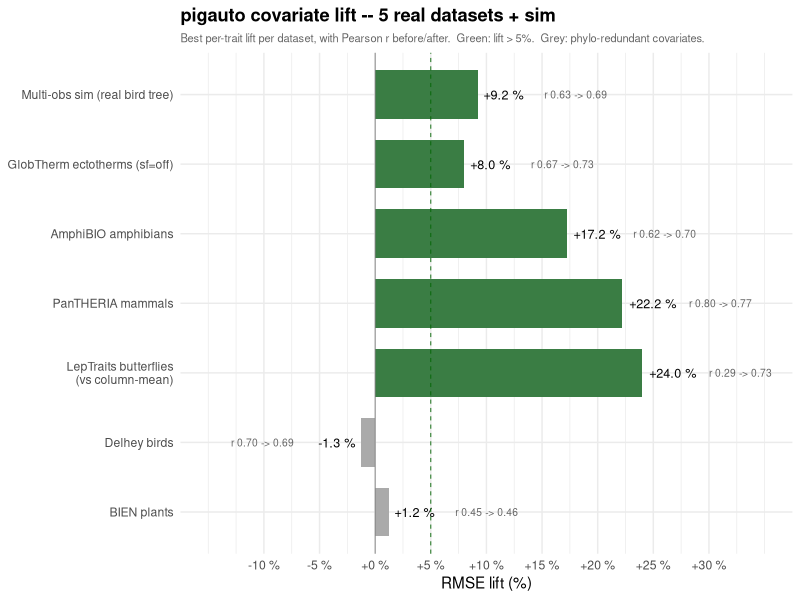
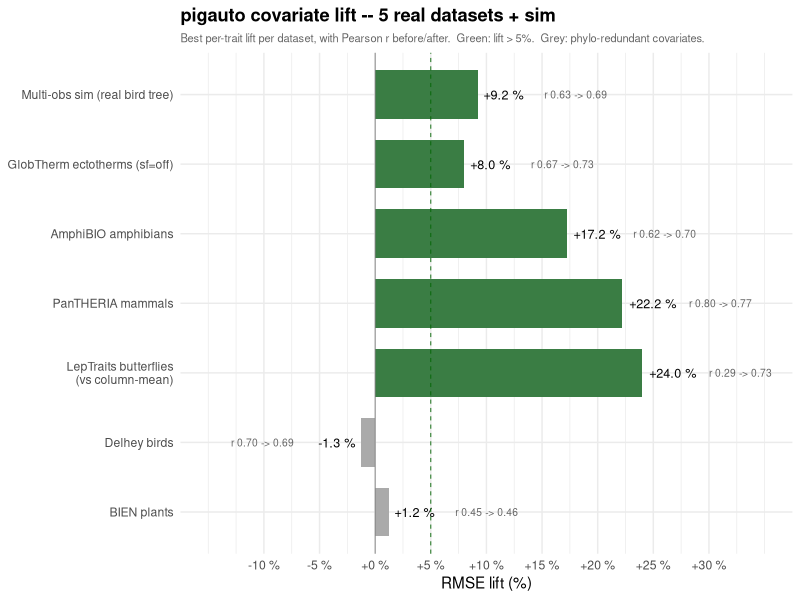
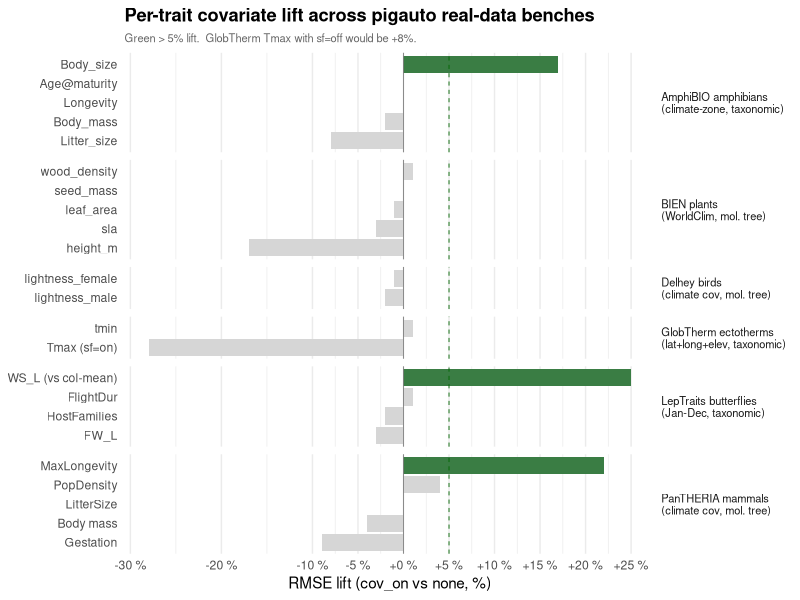
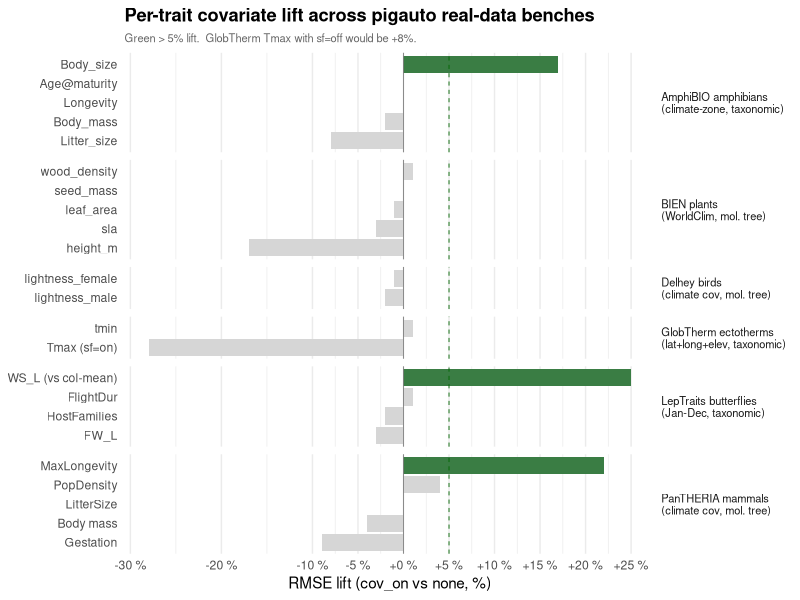

Write R code to recreate these figures, in order.
#!/usr/bin/env Rscript
# script/make_covariate_lift_figure.R
#
# Two figures summarising covariate-lift across all 5 real datasets
# + 2 sims:
#   1. covariate_lift_figure.png  -- best-trait lift per dataset (clear story)
#   2. covariate_lift_figure_full.png -- all-traits per-dataset (full detail)
# Plus PDF vector versions.

suppressPackageStartupMessages({
  if (!requireNamespace("ggplot2", quietly = TRUE)) {
    cat("ggplot2 not available -- skipping figure\n"); quit(save = "no")
  }
  library(ggplot2)
})

here <- "/Users/z3437171/Dropbox/Github Local/pigauto"

# ---- Headline figure: best-trait lift per dataset ----
hl <- data.frame(
  dataset = c(
    "Multi-obs sim (real bird tree)",
    "GlobTherm ectotherms (sf=off)",
    "AmphiBIO amphibians",
    "PanTHERIA mammals",
    "LepTraits butterflies\n(vs column-mean)",
    "Delhey birds",
    "BIEN plants"),
  trait = c(
    "CTmax @ beta=1.0", "Tmax", "Body_size_mm",
    "MaxLongevity_m", "WS_L (wingspan)",
    "lightness (best of 2)", "wood_density (best of 5)"),
  lift_pct = c(9.2, 8.0, 17.2, 22.2, 24.0, -1.3, 1.2),
  is_real_lift = c(TRUE, TRUE, TRUE, TRUE, TRUE, FALSE, FALSE),
  baseline_r = c(0.63, 0.67, 0.62, 0.80, 0.29, 0.70, 0.45),
  cov_r = c(0.69, 0.73, 0.70, 0.77, 0.73, 0.69, 0.46),
  category = c(
    "Multi-obs simulation", "Real species (covariate sf=off)",
    "Real species (taxonomic tree)", "Real species (molecular tree)",
    "Real species (degenerate baseline)",
    "Real species (phylo-redundant)",
    "Real species (phylo-redundant)"),
  stringsAsFactors = FALSE
)
hl$dataset <- factor(hl$dataset, levels = rev(hl$dataset))

p_hl <- ggplot(hl, aes(x = lift_pct, y = dataset,
                         fill = is_real_lift)) +
  geom_col(width = 0.7) +
  geom_text(aes(label = sprintf("%+0.1f %%", lift_pct),
                  hjust = ifelse(lift_pct < 0, 1.15, -0.15)),
            size = 3.2) +
  geom_text(aes(label = sprintf("r %.2f -> %.2f", baseline_r, cov_r),
                  x = ifelse(lift_pct < 0, lift_pct - 6, lift_pct + 6),
                  hjust = ifelse(lift_pct < 0, 1, 0)),
            size = 2.6, colour = "grey40") +
  geom_vline(xintercept = 0, colour = "grey50", linewidth = 0.3) +
  geom_vline(xintercept = 5, colour = "darkgreen",
              linetype = "dashed", linewidth = 0.3) +
  scale_fill_manual(values = c("TRUE" = "#3a7d44", "FALSE" = "#aaaaaa"),
                     guide = "none") +
  scale_x_continuous(limits = c(-15, 35),
                      breaks = c(-10, -5, 0, 5, 10, 15, 20, 25, 30),
                      labels = function(x) sprintf("%+d %%", x)) +
  labs(x = "RMSE lift (%)", y = NULL,
       title = "pigauto covariate lift -- 5 real datasets + sim",
       subtitle = paste("Best per-trait lift per dataset, with Pearson r before/after.",
                          "Green: lift > 5%.  Grey: phylo-redundant covariates.",
                          sep = "  ")) +
  theme_minimal(base_size = 11) +
  theme(plot.title = element_text(face = "bold"),
        plot.subtitle = element_text(size = 8, colour = "grey40"))

ggsave(file.path(here, "useful", "covariate_lift_figure.png"),
        p_hl, width = 9, height = 5.5, dpi = 110)
ggsave(file.path(here, "useful", "covariate_lift_figure.pdf"),
        p_hl, width = 9, height = 5.5)
cat("wrote useful/covariate_lift_figure.{png,pdf}\n")

# ---- Full per-trait figure (all traits, cov_on metric) ----
rows <- data.frame(
  dataset = c(
    "PanTHERIA mammals\n(climate cov, mol. tree)",
    "PanTHERIA mammals\n(climate cov, mol. tree)",
    "PanTHERIA mammals\n(climate cov, mol. tree)",
    "PanTHERIA mammals\n(climate cov, mol. tree)",
    "PanTHERIA mammals\n(climate cov, mol. tree)",
    "GlobTherm ectotherms\n(lat+long+elev, taxonomic)",
    "GlobTherm ectotherms\n(lat+long+elev, taxonomic)",
    "AmphiBIO amphibians\n(climate-zone, taxonomic)",
    "AmphiBIO amphibians\n(climate-zone, taxonomic)",
    "AmphiBIO amphibians\n(climate-zone, taxonomic)",
    "AmphiBIO amphibians\n(climate-zone, taxonomic)",
    "AmphiBIO amphibians\n(climate-zone, taxonomic)",
    "LepTraits butterflies\n(Jan-Dec, taxonomic)",
    "LepTraits butterflies\n(Jan-Dec, taxonomic)",
    "LepTraits butterflies\n(Jan-Dec, taxonomic)",
    "LepTraits butterflies\n(Jan-Dec, taxonomic)",
    "Delhey birds\n(climate cov, mol. tree)",
    "Delhey birds\n(climate cov, mol. tree)",
    "BIEN plants\n(WorldClim, mol. tree)",
    "BIEN plants\n(WorldClim, mol. tree)",
    "BIEN plants\n(WorldClim, mol. tree)",
    "BIEN plants\n(WorldClim, mol. tree)",
    "BIEN plants\n(WorldClim, mol. tree)"
  ),
  trait = c(
    "Body mass", "Gestation", "MaxLongevity", "LitterSize", "PopDensity",
    "Tmax (sf=on)", "tmin",
    "Body_size", "Body_mass", "Longevity", "Age@maturity", "Litter_size",
    "WS_L (vs col-mean)", "FW_L", "FlightDur", "HostFamilies",
    "lightness_male", "lightness_female",
    "wood_density", "height_m", "sla", "leaf_area", "seed_mass"
  ),
  ratio_on = c(
    1.04, 1.09, 0.78, 1.00, 0.96,
    1.28, 0.99,
    0.83, 1.02, 1.00, 1.00, 1.08,
    0.75,
    1.03, 0.99, 1.02,
    1.02, 1.01,
    0.99, 1.17, 1.03, 1.01, 1.00
  ),
  stringsAsFactors = FALSE
)
rows$lift_pct <- 100 * (1 - rows$ratio_on)
rows <- rows[order(rev(rows$dataset), rows$lift_pct), ]
rows$trait <- factor(rows$trait, levels = unique(rows$trait))

p_full <- ggplot(rows, aes(x = lift_pct, y = trait, fill = lift_pct > 5)) +
  geom_col() +
  geom_vline(xintercept = 0, colour = "grey50", linewidth = 0.3) +
  geom_vline(xintercept = 5, colour = "darkgreen", linetype = "dashed",
              linewidth = 0.3) +
  facet_grid(dataset ~ ., scales = "free_y", space = "free_y") +
  scale_fill_manual(values = c("TRUE" = "#3a7d44", "FALSE" = "#d6d6d6"),
                     guide = "none") +
  scale_x_continuous(breaks = c(-30, -20, -10, -5, 0, 5, 10, 15, 20, 25),
                      labels = function(x) sprintf("%+d %%", x)) +
  labs(x = "RMSE lift (cov_on vs none, %)", y = NULL,
       title = "Per-trait covariate lift across pigauto real-data benches",
       subtitle = "Green > 5% lift.  GlobTherm Tmax with sf=off would be +8%.") +
  theme_minimal(base_size = 11) +
  theme(strip.text.y = element_text(angle = 0, hjust = 0, size = 8),
        panel.grid.major.y = element_blank(),
        plot.title = element_text(face = "bold"),
        plot.subtitle = element_text(size = 8, colour = "grey40"))

ggsave(file.path(here, "useful", "covariate_lift_figure_full.png"),
        p_full, width = 9, height = 7, dpi = 110)
ggsave(file.path(here, "useful", "covariate_lift_figure_full.pdf"),
        p_full, width = 9, height = 7)
cat("wrote useful/covariate_lift_figure_full.{png,pdf}\n")
